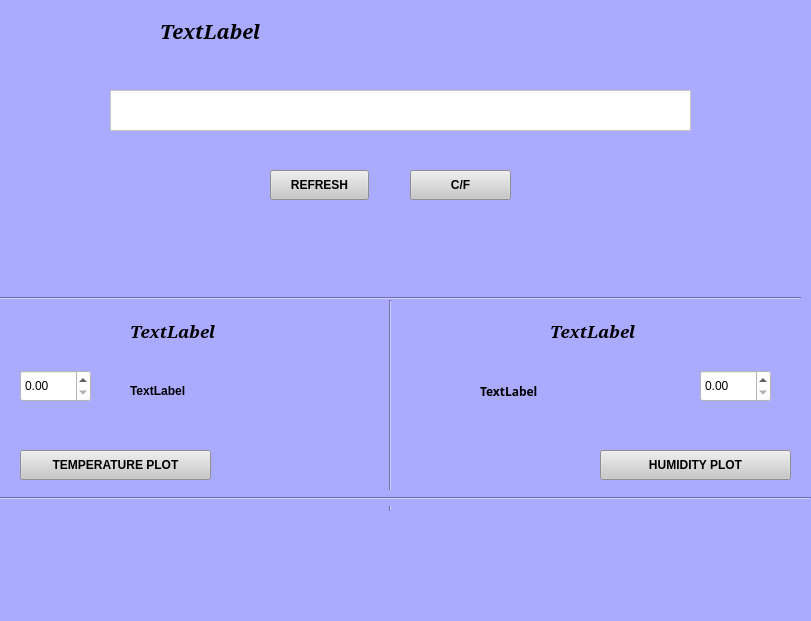
<?xml version="1.0" encoding="UTF-8"?>
<ui version="4.0">
 <class>gui</class>
 <widget class="QMainWindow" name="gui">
  <property name="geometry">
   <rect>
    <x>0</x>
    <y>0</y>
    <width>811</width>
    <height>621</height>
   </rect>
  </property>
  <property name="windowTitle">
   <string>MainWindow</string>
  </property>
  <property name="styleSheet">
   <string notr="true">background-color: rgb(255, 170, 127);
background-color: rgb(170, 170, 255);</string>
  </property>
  <widget class="QWidget" name="centralwidget">
   <widget class="QPushButton" name="pushButton_status">
    <property name="geometry">
     <rect>
      <x>270</x>
      <y>170</y>
      <width>99</width>
      <height>30</height>
     </rect>
    </property>
    <property name="font">
     <font>
      <weight>75</weight>
      <bold>true</bold>
     </font>
    </property>
    <property name="styleSheet">
     <string notr="true">background-color: rgb(200, 199, 199);</string>
    </property>
    <property name="text">
     <string>REFRESH</string>
    </property>
   </widget>
   <widget class="QPushButton" name="temp_graph_pushButton">
    <property name="geometry">
     <rect>
      <x>20</x>
      <y>450</y>
      <width>191</width>
      <height>30</height>
     </rect>
    </property>
    <property name="font">
     <font>
      <weight>75</weight>
      <bold>true</bold>
     </font>
    </property>
    <property name="styleSheet">
     <string notr="true">background-color: rgb(200, 199, 199);</string>
    </property>
    <property name="text">
     <string>TEMPERATURE PLOT</string>
    </property>
   </widget>
   <widget class="QPushButton" name="humidity_graph_pushButton">
    <property name="geometry">
     <rect>
      <x>600</x>
      <y>450</y>
      <width>191</width>
      <height>30</height>
     </rect>
    </property>
    <property name="font">
     <font>
      <weight>75</weight>
      <italic>false</italic>
      <bold>true</bold>
     </font>
    </property>
    <property name="autoFillBackground">
     <bool>false</bool>
    </property>
    <property name="styleSheet">
     <string notr="true">background-color: rgb(200, 199, 199);</string>
    </property>
    <property name="text">
     <string>HUMIDITY PLOT</string>
    </property>
   </widget>
   <widget class="QLabel" name="display_15">
    <property name="geometry">
     <rect>
      <x>110</x>
      <y>240</y>
      <width>571</width>
      <height>22</height>
     </rect>
    </property>
    <property name="font">
     <font>
      <weight>75</weight>
      <bold>true</bold>
     </font>
    </property>
    <property name="text">
     <string/>
    </property>
   </widget>
   <widget class="QDoubleSpinBox" name="temp_user">
    <property name="geometry">
     <rect>
      <x>20</x>
      <y>370</y>
      <width>71</width>
      <height>32</height>
     </rect>
    </property>
    <property name="styleSheet">
     <string notr="true">background-color: rgb(237, 237, 237);
background-color: rgb(200, 199, 199);
background-color: rgb(255, 255, 255);</string>
    </property>
   </widget>
   <widget class="QDoubleSpinBox" name="humidity_user_2">
    <property name="geometry">
     <rect>
      <x>700</x>
      <y>370</y>
      <width>71</width>
      <height>32</height>
     </rect>
    </property>
    <property name="styleSheet">
     <string notr="true">background-color: rgb(255, 255, 255);</string>
    </property>
   </widget>
   <widget class="QPushButton" name="celsius_faren">
    <property name="geometry">
     <rect>
      <x>410</x>
      <y>170</y>
      <width>101</width>
      <height>30</height>
     </rect>
    </property>
    <property name="font">
     <font>
      <weight>75</weight>
      <bold>true</bold>
     </font>
    </property>
    <property name="styleSheet">
     <string notr="true">background-color: rgb(200, 199, 199);</string>
    </property>
    <property name="text">
     <string>C/F</string>
    </property>
   </widget>
   <widget class="QLabel" name="threshold_label">
    <property name="geometry">
     <rect>
      <x>200</x>
      <y>510</y>
      <width>411</width>
      <height>71</height>
     </rect>
    </property>
    <property name="font">
     <font>
      <weight>75</weight>
      <bold>true</bold>
     </font>
    </property>
    <property name="styleSheet">
     <string notr="true">background-color: rgb(170, 170, 255);</string>
    </property>
    <property name="text">
     <string/>
    </property>
   </widget>
   <widget class="Line" name="line">
    <property name="geometry">
     <rect>
      <x>0</x>
      <y>290</y>
      <width>801</width>
      <height>16</height>
     </rect>
    </property>
    <property name="orientation">
     <enum>Qt::Horizontal</enum>
    </property>
   </widget>
   <widget class="Line" name="line_2">
    <property name="geometry">
     <rect>
      <x>380</x>
      <y>300</y>
      <width>20</width>
      <height>211</height>
     </rect>
    </property>
    <property name="orientation">
     <enum>Qt::Vertical</enum>
    </property>
   </widget>
   <widget class="QTextEdit" name="main_display">
    <property name="geometry">
     <rect>
      <x>110</x>
      <y>90</y>
      <width>581</width>
      <height>41</height>
     </rect>
    </property>
    <property name="font">
     <font>
      <weight>75</weight>
      <bold>true</bold>
     </font>
    </property>
    <property name="autoFillBackground">
     <bool>true</bool>
    </property>
    <property name="styleSheet">
     <string notr="true">background-color: rgb(255, 255, 255);</string>
    </property>
   </widget>
   <widget class="Line" name="line_3">
    <property name="geometry">
     <rect>
      <x>0</x>
      <y>490</y>
      <width>811</width>
      <height>16</height>
     </rect>
    </property>
    <property name="orientation">
     <enum>Qt::Horizontal</enum>
    </property>
   </widget>
   <widget class="QLabel" name="temperature_heading">
    <property name="geometry">
     <rect>
      <x>130</x>
      <y>320</y>
      <width>151</width>
      <height>22</height>
     </rect>
    </property>
    <property name="font">
     <font>
      <family>Noto Serif</family>
      <pointsize>13</pointsize>
      <weight>75</weight>
      <italic>true</italic>
      <bold>true</bold>
     </font>
    </property>
    <property name="text">
     <string>TextLabel</string>
    </property>
   </widget>
   <widget class="QLabel" name="humidity_heading">
    <property name="geometry">
     <rect>
      <x>550</x>
      <y>320</y>
      <width>131</width>
      <height>22</height>
     </rect>
    </property>
    <property name="font">
     <font>
      <family>Noto Serif</family>
      <pointsize>13</pointsize>
      <weight>75</weight>
      <italic>true</italic>
      <bold>true</bold>
     </font>
    </property>
    <property name="text">
     <string>TextLabel</string>
    </property>
   </widget>
   <widget class="QLabel" name="temperature_threshold_label">
    <property name="geometry">
     <rect>
      <x>130</x>
      <y>380</y>
      <width>221</width>
      <height>22</height>
     </rect>
    </property>
    <property name="font">
     <font>
      <weight>75</weight>
      <bold>true</bold>
     </font>
    </property>
    <property name="text">
     <string>TextLabel</string>
    </property>
   </widget>
   <widget class="QLabel" name="humidity_threshold_label">
    <property name="geometry">
     <rect>
      <x>480</x>
      <y>380</y>
      <width>211</width>
      <height>22</height>
     </rect>
    </property>
    <property name="font">
     <font>
      <family>PibotoLt</family>
      <weight>75</weight>
      <italic>false</italic>
      <bold>true</bold>
     </font>
    </property>
    <property name="text">
     <string>TextLabel</string>
    </property>
   </widget>
   <widget class="QLabel" name="main_heading">
    <property name="geometry">
     <rect>
      <x>160</x>
      <y>20</y>
      <width>571</width>
      <height>22</height>
     </rect>
    </property>
    <property name="font">
     <font>
      <family>Noto Serif</family>
      <pointsize>15</pointsize>
      <weight>75</weight>
      <italic>true</italic>
      <bold>true</bold>
     </font>
    </property>
    <property name="text">
     <string>TextLabel</string>
    </property>
   </widget>
  </widget>
  <widget class="QMenuBar" name="menubar">
   <property name="geometry">
    <rect>
     <x>0</x>
     <y>0</y>
     <width>811</width>
     <height>28</height>
    </rect>
   </property>
  </widget>
  <widget class="QStatusBar" name="statusbar"/>
 </widget>
 <resources/>
 <connections/>
</ui>
